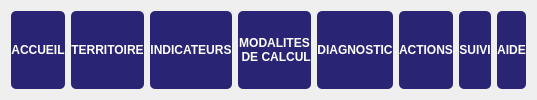
       <widget class="QWidget" name="top_menu" native="true">
        <property name="styleSheet">
         <string notr="true">QPushButton{
	border: none;
	background-color:  rgb(41,37,116);
	color: white;
	border-radius: 5px;
	font: 11px 'Arial';
	font-weight: bold;
	word-wrap: normal;
}</string>
        </property>
        <layout class="QHBoxLayout" name="horizontalLayout">
         <item>
          <widget class="QPushButton" name="menu_accueil">
           <property name="sizePolicy">
            <sizepolicy hsizetype="Maximum" vsizetype="Minimum">
             <horstretch>0</horstretch>
             <verstretch>0</verstretch>
            </sizepolicy>
           </property>
           <property name="maximumSize">
            <size>
             <width>150</width>
             <height>16777215</height>
            </size>
           </property>
           <property name="text">
            <string>ACCUEIL</string>
           </property>
          </widget>
         </item>
         <item>
          <widget class="QPushButton" name="menu_terr_etude">
           <property name="sizePolicy">
            <sizepolicy hsizetype="Maximum" vsizetype="Minimum">
             <horstretch>0</horstretch>
             <verstretch>0</verstretch>
            </sizepolicy>
           </property>
           <property name="maximumSize">
            <size>
             <width>150</width>
             <height>16777215</height>
            </size>
           </property>
           <property name="text">
            <string>TERRITOIRE</string>
           </property>
          </widget>
         </item>
         <item>
          <widget class="QPushButton" name="menu_choix_indic">
           <property name="sizePolicy">
            <sizepolicy hsizetype="Maximum" vsizetype="Minimum">
             <horstretch>0</horstretch>
             <verstretch>0</verstretch>
            </sizepolicy>
           </property>
           <property name="maximumSize">
            <size>
             <width>150</width>
             <height>16777215</height>
            </size>
           </property>
           <property name="text">
            <string>INDICATEURS</string>
           </property>
          </widget>
         </item>
         <item>
          <widget class="QPushButton" name="menu_moda_calcul">
           <property name="enabled">
            <bool>true</bool>
           </property>
           <property name="sizePolicy">
            <sizepolicy hsizetype="Maximum" vsizetype="Minimum">
             <horstretch>0</horstretch>
             <verstretch>0</verstretch>
            </sizepolicy>
           </property>
           <property name="maximumSize">
            <size>
             <width>150</width>
             <height>16777215</height>
            </size>
           </property>
           <property name="text">
            <string>MODALITES 
 DE CALCUL</string>
           </property>
          </widget>
         </item>
         <item>
          <widget class="QPushButton" name="menu_diag">
           <property name="sizePolicy">
            <sizepolicy hsizetype="Maximum" vsizetype="Minimum">
             <horstretch>0</horstretch>
             <verstretch>0</verstretch>
            </sizepolicy>
           </property>
           <property name="maximumSize">
            <size>
             <width>1500</width>
             <height>16777215</height>
            </size>
           </property>
           <property name="text">
            <string>
DIAGNOSTIC
</string>
           </property>
          </widget>
         </item>
         <item>
          <widget class="QPushButton" name="menu_actions_reduc">
           <property name="sizePolicy">
            <sizepolicy hsizetype="Maximum" vsizetype="Minimum">
             <horstretch>0</horstretch>
             <verstretch>0</verstretch>
            </sizepolicy>
           </property>
           <property name="maximumSize">
            <size>
             <width>150</width>
             <height>16777215</height>
            </size>
           </property>
           <property name="text">
            <string>ACTIONS</string>
           </property>
          </widget>
         </item>
         <item>
          <widget class="QPushButton" name="menu_suivi_actions">
           <property name="sizePolicy">
            <sizepolicy hsizetype="Maximum" vsizetype="Minimum">
             <horstretch>0</horstretch>
             <verstretch>0</verstretch>
            </sizepolicy>
           </property>
           <property name="maximumSize">
            <size>
             <width>150</width>
             <height>16777215</height>
            </size>
           </property>
           <property name="text">
            <string>SUIVI</string>
           </property>
          </widget>
         </item>
         <item>
          <widget class="QPushButton" name="menu_aide">
           <property name="sizePolicy">
            <sizepolicy hsizetype="Maximum" vsizetype="Minimum">
             <horstretch>0</horstretch>
             <verstretch>0</verstretch>
            </sizepolicy>
           </property>
           <property name="maximumSize">
            <size>
             <width>150</width>
             <height>16777215</height>
            </size>
           </property>
           <property name="text">
            <string>AIDE</string>
           </property>
          </widget>
         </item>
        </layout>
       </widget>
